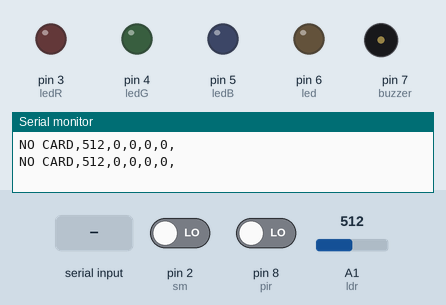
Bench run of a sketch on a simulated Arduino Uno, built with avr-gcc and run on an emulated ATmega328P. Shown: output pins drawn as LEDs (lit = HIGH), buzzer (waves = sounding), the last lines printed to the serial monitor. Inputs (shaded band) come from the test bench; at power-on: pin 2 (sm) LOW, pin 8 (pir) LOW, A1 (ldr) = 512. Pins used as bus, display or sensor lines are not drawn.

Above: at 1.2 s.
1.3 s: "buzzer fail\n" received over Serial
At 2.13 s:
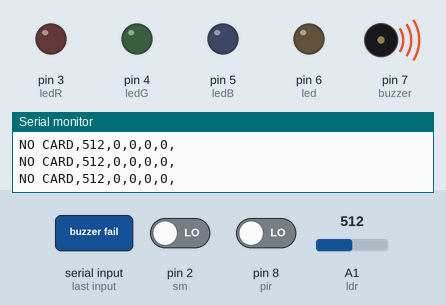
4.8 s: "light on\n" received over Serial
At 6.1 s:
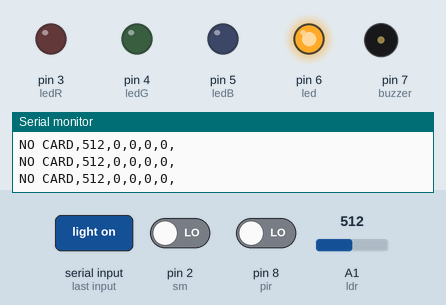
7.2 s: "lamp on\n" received over Serial
At 8.3 s:
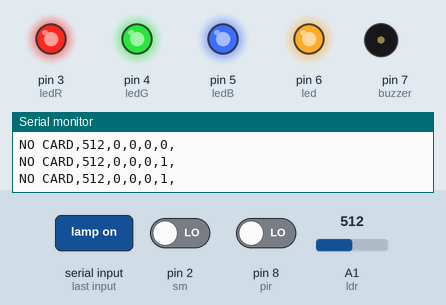
9.2 s: "light off\n" received over Serial
At 10.5 s:
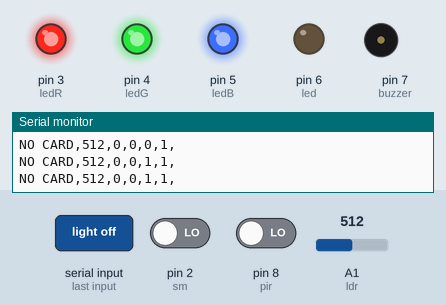
11.3 s: "buzzer success\n" received over Serial
At 11.96 s:
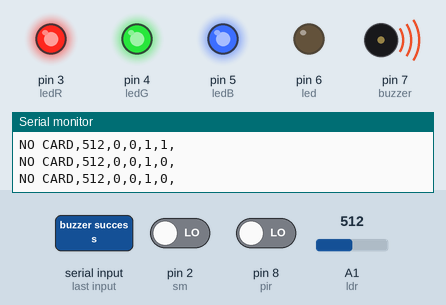
Timing chart, 0 to 14.3 s (numbered marks = the images above; inputs shaded):
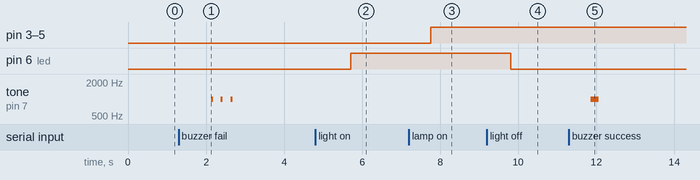

The sketch:

SRS.ino
```cpp
// include library
#include <SPI.h>
#include <MFRC522.h>

// Digiatal I/O
int sm = 2;
int ledR = 3;
int ledG = 4;
int ledB = 5;
int led = 6;
int buzzer = 7;
int pir = 8;
int rfid_rst = 9;
int rfid_sda = 10;
int rfid_mosi = 11;
int rfid_miso = 12;
int rfid_sck = 13;

// Analog I/O
int ldr = A1;

// lamp colours
int ledR_value = 255;
int ledG_value = 255;
int ledB_value = 255;

// State
int led_state = 0;
int ledR_state = 0;
int ledG_state = 0;
int ledB_state = 0;
int Lamp_status = 0;
int Light_status = 0;
String card_id = "NO CARD";
int LDR = 0;
int PIR = 0;
int SM = 0;

MFRC522 mfrc522(rfid_sda, rfid_rst);

void setup() {
  SPI.begin();
  mfrc522.PCD_Init();

  pinMode(led, OUTPUT);
  pinMode(ledR, OUTPUT);
  pinMode(ledG, OUTPUT);
  pinMode(ledB, OUTPUT);
  pinMode(buzzer, OUTPUT);
  pinMode(pir, INPUT);
  pinMode(sm, INPUT);
  pinMode(ldr, INPUT);

  Serial.begin(9600);
}

void loop(){
  SM = digitalRead(sm);
  LDR = analogRead(ldr);
  PIR = digitalRead(pir);
  RFID();
  SendData();
  // receive serial message to perform action
  if (Serial.available() > 0){
    String Input = Serial.readStringUntil('\n');
    if(Input == "light on"){ // turn on led lights
      led_state = 1;
      Light_status = 1;
    }
    if(Input == "light off"){ // turn off led lights
      led_state = 0;
      Light_status = 0;
    }
    if(Input == "lamp on"){ // turn on table lamp
      ledR_state = ledR_value;
      ledG_state = ledG_value;
      ledB_state = ledB_value;
      Lamp_status = 1;
    }
    if(Input == "lamp off"){ // turn off table lamp
      ledR_state = 0;
      ledG_state = 0;
      ledB_state = 0;
      Lamp_status = 0;
    }
    if(Input == "buzzer success"){ // buzzer once
      tone(buzzer, 1000, 200); // buzzer alert
    }
    if(Input == "buzzer fail"){ // buzzer triple
      // Buzzer alert
      tone(buzzer, 1000, 50);
      delay(250);
      tone(buzzer, 1000, 50);
      delay(250);
      tone(buzzer, 1000, 50);
    }
    if(Input == "white"){ // lamp colour white
      ledR_value = 255;
      ledG_value = 255;
      ledB_value = 255;
    }
    if(Input == "red"){ // lamp colour red
      ledR_value = 255;
      ledG_value = 0;
      ledB_value = 0;
    }
    if(Input == "green"){ // lamp colour green
      ledR_value = 0;
      ledG_value = 255;
      ledB_value = 0;
    }
    if(Input == "blue"){ // lamp colour blue
      ledR_value = 0;
      ledG_value = 0;
      ledB_value = 255;
    }
    if(Input == "cyan"){ // lamp colour cyan
      ledR_value = 0;
      ledG_value = 255;
      ledB_value = 255;
    }
    if(Input == "yellow"){ // lamp colour yellow
      ledR_value = 255;
      ledG_value = 230;
      ledB_value = 0;
    }
  }
  TableLampLight(ledR_state,ledG_state,ledB_state);
  digitalWrite(led, led_state);
  delay(1000);
}

void TableLampLight(int ledr, int ledg, int ledb){
  digitalWrite(ledR, ledr);
  digitalWrite(ledG, ledg);
  digitalWrite(ledB, ledb);
}

void SendData() {
  Serial.print(card_id);
  Serial.print(",");
  Serial.print(LDR);
  Serial.print(",");
  Serial.print(PIR);
  Serial.print(",");
  Serial.print(SM);
  Serial.print(",");
  Serial.print(Lamp_status);
  Serial.print(",");
  Serial.print(Light_status);
  Serial.println(",");
}

void RFID() {
  if ( ! mfrc522.PICC_IsNewCardPresent()){
    card_id = "NO CARD";
    return;
  }
  if ( ! mfrc522.PICC_ReadCardSerial()){
    card_id = "NO CARD";
    return;
  }

  String content = "";
  for (byte i = 0; i < mfrc522.uid.size; i++){
     content.concat(String(mfrc522.uid.uidByte[i] < 0x10 ? " 0" : " "));
     content.concat(String(mfrc522.uid.uidByte[i], HEX));
  }
  content.toUpperCase();
  card_id = content.substring(1);
  delay(3000);
}
```

Measured:
- after the input at 1.3 s, tone on pin 7 (buzzer): alternates 1000 Hz for 0.05 s and silent for 0.20 s, 6 changes in all, then stays silent, starting after 0.83 s
- after the input at 4.8 s, pin 6 (led): LOW → HIGH after 0.91 s
- after the input at 7.2 s, pin 3 (ledR), pin 4 (ledG), pin 5 (ledB): LOW → HIGH after 0.56 s
- after the input at 9.2 s, pin 6 (led): HIGH → LOW after 0.61 s
- after the input at 11.3 s, tone on pin 7 (buzzer): silent → 1000 Hz after 0.56 s, → silent 0.20 s later
